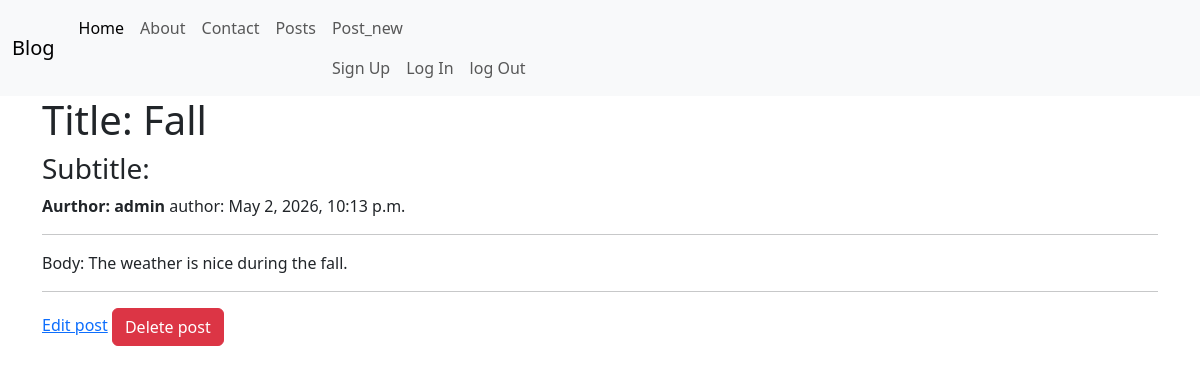
The app's page /posts/1/ with its own data.
### posts/models.py (models this page shows, shortened)
class Post(models.Model): # oop (object oriented programing)
    title = models.CharField(max_length=128)  # string
    subtitle = models.CharField(max_length=256)  # string
    body = models.TextField()  # string
    created_on = models.DateTimeField(auto_now_add=True)  # date / datetime
    author = models.ForeignKey(
        get_user_model(),
        on_delete=models.CASCADE
    )  # User model

### posts/views.py (the view)
# urls.py: path("<int:pk>/", PostDetailView.as_view(), name="post_detail"),
class PostDetailView(DetailView): # GET Request -> single element (object)
    template_name = "post/detail.html"
    model = Post
    context_object_name = "single_post"

### templates/post/detail.html (shortened to what this page needs)
{% extends 'base.html' %}
{% block content %}
    <h1>Title: {{ single_post.title }}</h1>
    <h3> Subtitle:{{ single_post.Subtitle}}</h3>
    <span><strong>Aurthor: {{single_post.author}}</strong></span>
    <span>author: {{single_post.created_on}}</span>
    <hr/>
    <P>Body: {{ single_post.body }}</P>
     <hr/>
    <a href="{% url 'post_edit' single_post.id %}" class="bnt btn-secondary">Edit post</a>
    <a href="{% url 'post_delete' single_post.id %}" class="btn btn-danger">Delete post</a>
{% endblock %}

### records on screen
Post: title "Fall", author "admin", created_on "May 2, 2026, 10:13 p.m.", body "The weather is nice during the fall."
